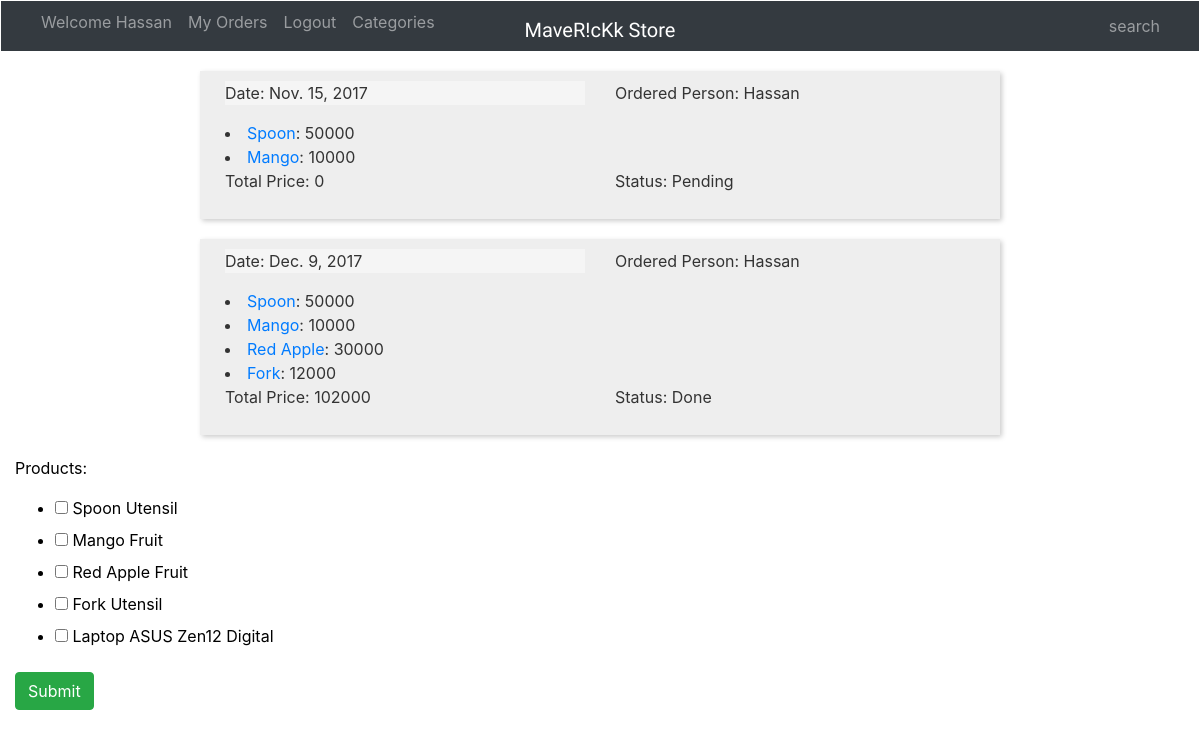
Page /shop/myorders/ (signed in) on the committed database.
### Shopping/models.py (models this page shows, shortened)
class Order(models.Model):
    STAT = (("P", "Pending"),
            ("D", "Done"),
            ("C", "Cancel"),
            ("H", "Handeling"))
    person = models.ForeignKey('auth.User', related_name='orders', verbose_name=_('Ordered person') )
    date = models.DateField(auto_now_add=True, verbose_name=_('Date'))
    products = models.ManyToManyField(Product, verbose_name=_('orders products'))  # TODO a reD MANY TO MANAY DOC ANF ITS TABLE
    status = models.CharField(max_length=1, choices=STAT, default='P',verbose_name=_('Order status'))
    total_price = models.IntegerField(default=0, verbose_name=_('Order Price'))
    class Meta:
        verbose_name = _('Order')
        verbose_name_plural = _('Orders')
    def __init__(self, *args, **kwargs):
        super(Order, self).__init__(*args, **kwargs)
        self.__original_status = self.status

class Product(models.Model):
    title = models.CharField(max_length=100, verbose_name=_('title'))
    price = models.IntegerField(verbose_name=_('price'))
    sold_price = models.IntegerField(default=0, verbose_name=_('sold price'))
    description = models.TextField(verbose_name=_('description'))
    pic = models.FileField(blank=True, verbose_name=_('picture'))
    cat = models.ForeignKey(Category, related_name='category', verbose_name=_('Category'))
    available = models.IntegerField(verbose_name=_('Available'))
    class Meta:
        verbose_name = _('Product')
        verbose_name_plural = _('Products')
    def __str__(self):
        return self.title + " " + self.cat.title

### Shopping/views.py (the view, shortened to what this page needs)
class Orders(View):
    form_class = OrderForm
    template_name = 'shopping/myorders.html'
    def get(self, request):
        form = self.form_class(None)
        orders = Order.objects.filter(person=request.user)
        return render (request, self.template_name, {'orders':orders, 'form':form})

### Shopping/forms.py (shortened to what this page needs)
class OrderForm (forms.ModelForm):
    products = forms.ModelMultipleChoiceField(widget=forms.CheckboxSelectMultiple(), queryset= Product.objects.filter(available__gt=0))
    class Meta:
        model = Order
        fields=['products', ]

### templates/shopping/myorders.html (shortened to what this page needs)
{% extends 'shopping/base.html' %}
{% load staticfiles %}
{% block body %}
    {% for order in orders %}
        <div class="col-md-8 offset-md-2 row order-container ">
            <div class=" col-md-6 ">
                <p style="background: whitesmoke"> {{ Date }}: {{ order.date }}</p>
            </div>
            <div class=" col-md-6">
                <p> {{ OrderedPerson }}: {{ order.person.username }}</p>
            </div>
            <div class="col-md-8 offset-md-0" >
                {% for p in order.products.all %}
                    <li> <a href="{% url 'shop:productdetail' p.id %}"> {{ p.title }}</a>: {{ p.price }} </li>
                {% endfor %}
            </div>
            <div class="col-md-6" >
                <div > {{ total_price }}: {{ order.total_price }}</div>
            </div>
            <div class="col-md-6" >
                <p> {{ status }}: {{ order.get_status_display }}</p>
            </div>
        </div>
    {% endfor %}
    <form class="form-horizontal" action="" method="post" enctype="multipart/form-data">
        {% include 'shopping/form-template.html' %}
        <div class="form-inline">
            <div class="col-sm-offset-2 col-sm-10">
                <button type="submit" class="btn btn-success">Submit</button>
            </div>
        </div>
    </form>
{% endblock %}

### templates/shopping/base.html (shortened to what this page needs)
<!DOCTYPE html>
<html lang="en">
<head>
    {% load i18n %}
    {% load staticfiles %}
    <link rel="stylesheet"
          href="https://maxcdn.bootstrapcdn.com/bootstrap/4.0.0-beta.2/css/bootstrap.min.css"
>
    <link rel="stylesheet" type="text/css" href="{% static 'Shopping/style.css' %}"/>
</head>
<body>
{% trans 'Welcome ' as Welcome %}
        {% trans 'Sign In' as SignIn %}
        {% trans 'My Orders' as MyOrders %}
        {% trans 'Logout' as Logout %}
        {% trans 'Sign Up' as SignUp %}
        {% trans 'Categories' as Categories %}
        {% trans 'Category' as Category %}
        {% trans 'search' as search %}
        {% trans 'Register' as Register %}
        {% trans 'Here is all Categories' as allcat %}
        {% trans 'There is no Category' as NoCat %}
        {% trans 'Welcome to Maverick Store' as WelcomeBanner %}
        {% trans 'Lets Shop' as LetShop %}
        {% trans 'Price' as price %}
        {% trans 'Available' as available %}
        {% trans 'Ordered Person' as OrderedPerson %}
        {% trans 'Date' as Date %}
        {% trans 'Status' as status %}
        {% trans 'Total Price' as total_price %}
<nav class="navbar navbar-expand-sm navbar-light bg-faded navbar-dark bg-dark">
    <div class="container-fluid">
        <div class="navbar-brand">
            <a class="navbar-brand" href="#">MaveR!cKk Store</a>
        </div>
        <div class="collapse navbar-collapse" id="topNavBar">
            <ul class=" navbar navbar-nav">
                <li class="nav-item  navmiddle">
                    {% if request.user.is_authenticated %}
                        <a class="nav-link  navmiddle" style="height: 50%" href="{% url 'shop:homepage' %}">
                            {{ Welcome }}
                            {{ request.user.username }}</a>
                    {% else %}<a class="nav-link  navmiddle" href="{% url 'shop:signin' %}">{{ SignIn }}</a>
                    {% endif %}
                </li>
                {% if request.user.is_authenticated %}
                    <li class="nav-item  navmiddle">
                        <a class="nav-link navmiddle"  href="{% url 'shop:myorders' %}">{{ MyOrders }}</a>
                    </li>
                {% endif %}
                <li class="nav-item">
                    {% if request.user.is_authenticated %}
                        <a class="nav-link  navmiddle" href="{% url 'shop:logout' %}">{{ Logout }}</a>
                    {% else %}<a class="nav-link  navmiddle" href="{% url 'shop:signup' %}">{{ SignUp }}</a>
                    {% endif %}
                </li>
                <li><a class="nav-link  navmiddle" href="{% url 'shop:categories' %}">{{ Categories }}</a></li>
            </ul>
        <div class="search-box collapse navbar-collapse justify-content-end" id="navbarCollapse">
  <ul class="navbar-nav ">
    <li class="nav-item search-box">
      <a class="nav-link" href="{% url 'shop:search' %}">&nbsp;{{ search }}</a>
    </li>
  </ul>
</div>
        </div>
    </div>
</nav>
{% block body %}
{% endblock %}
</body>
</html>

### Shopping/static/Shopping/style.css (style rules this page uses)
body { color: #333; }
.navbar { position: relative; border-radius: 0; height: 50px; margin: 1px 1px 20px 1px; }
.navbar-brand { font-family: 'Satisfy', cursive; transform: translateX(-50%); left: 50%; top: 15%; position: absolute; }
.navmiddle { height:30px ; }
.search-box { width: 200px; text-align: right; }
.order-container { padding: 10px; background: #eeeeee; box-shadow: #ccc 2px 2px 5px; margin: 20px 20px 20px 200px; }

### rows in the picture
Order: Date "Date", date "Nov. 15, 2017", OrderedPerson "Ordered Person", person.username "Hassan", total_price "Total Price", total_price "0", status "Status", status "Pending"
Product: title "Spoon", price "50000"
Product: title "Mango", price "10000"
Order: Date "Date", date "Dec. 9, 2017", OrderedPerson "Ordered Person", person.username "Hassan", total_price "Total Price", total_price "102000", status "Status", status "Done"
Product: title "Red Apple", price "30000"
Product: title "Fork", price "12000"

### other values in the picture
{{ Welcome }} "Welcome"
{{ request.user.username }} "Hassan"
{{ MyOrders }} "My Orders"
{{ Logout }} "Logout"
{{ Categories }} "Categories"
{{ search }} "search"
{{ field.label_tag }} "Products:"
